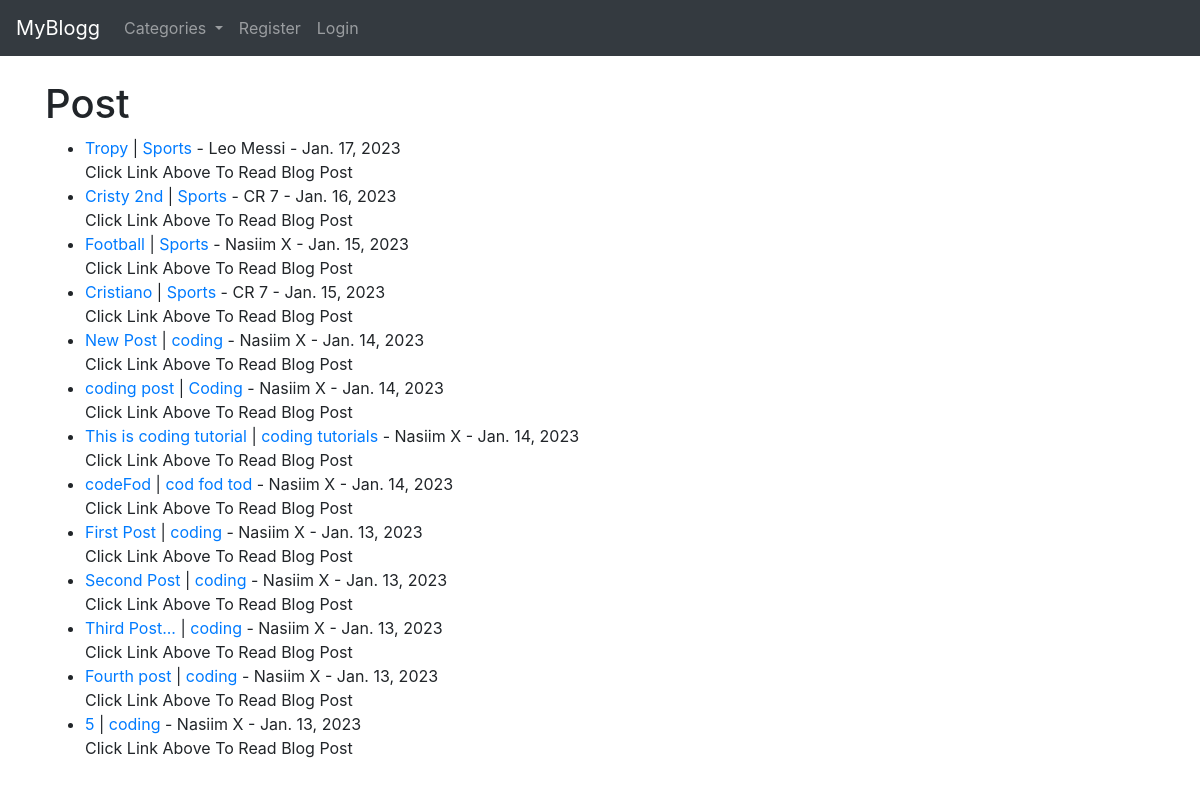
The page / on the database its author committed.
### theblog/models.py (models this page shows, shortened)
class Post(models.Model):
    title = models.CharField(max_length=255)
    header_image = models.ImageField(null=True, blank=True, upload_to="images/")
    title_tag = models.CharField(max_length=255)
    author = models.ForeignKey(User, on_delete=models.CASCADE)
    body  = RichTextField(blank=True, null=True)
    post_date = models.DateField(auto_now_add=True)
    category = models.CharField(max_length=255, default='coding')
    snippet = models.CharField(max_length=255)
    likes = models.ManyToManyField(User, related_name='blog_post')

### theblog/views.py (the view)
# urls.py: path('', HomeView.as_view(), name="home"),
class HomeView(ListView):
    model = Post
    template_name = 'home.html'
    ordering = ['-post_date']
    def get_context_data(self, *args, **kwarks):
        cat_menu = Category.objects.all()
        context = super(HomeView, self).get_context_data(*args, **kwarks)
        context["cat_menu"] = cat_menu
        return context

### theblog/models.py (called while the page is built)
    def __str__(self):
        return self.name

### theblog/templates/home.html (shortened to what this page needs)
{% extends 'base.html' %}
{% block content %}
<h1>Post</h1>
<ul>
{% for post in object_list %}
    <li><a href="{% url 'article-detail' post.pk %}">{{ post.title }}</a>
        | <a href="{% url 'category' post.category|slugify %}">{{ post.category }}</a>
        - {{ post.author.first_name }} {{ post.author.last_name }} -
        {{ post.post_date }}
    {{ post.snippet }} </li>
{% endfor %}
</ul>
{% endblock %}

### theblog/templates/base.html (shortened to what this page needs)
<!doctype html>
<html lang="en">
  <head>
    <link rel="stylesheet" href="https://cdn.jsdelivr.net/npm/bootstrap@4.6.2/dist/css/bootstrap.min.css">
  </head>
  <body>
    <nav class="navbar navbar-expand-lg navbar-dark bg-dark">
        <a class="navbar-brand" href="{% url 'home' %}">MyBlogg</a>
        <div class="collapse navbar-collapse" id="navbarSupportedContent">
          <ul class="navbar-nav mr-auto">
            {% if cat_menu %}
            <li class="nav-item dropdown">
              <a class="nav-link dropdown-toggle" href="#" role="button" data-toggle="dropdown" aria-expanded="false">
                Categories
              </a>
            </li>
            {% else %}
            <li class="nav-item">
              <a class="nav-link" href="{% url 'category-list' %}">Categories</a>
            </li>
            {% endif %}
            {% if user.is_authenticated %}
              <li class="nav-item">
                <a class="nav-link" href="{% url 'add_post' %}">Add Post</a>
              </li>
              <li class="nav-item">
                <a class="nav-link" href="{% url 'add_category' %}">Add Category</a>
              </li>
              <li class="nav-item">
                <a class="nav-link" href="{% url 'edit_profile' %}">Edit Profile </a>
              </li>
              <li class="nav-item">
                <a class="nav-link" href="{% url 'logout' %}">Logout </a>
              </li>
            {% else %}
              <li class="nav-item">
                <a class="nav-link" href="{% url 'register' %}">Register </a>
              </li>
              <li class="nav-item">
                <a class="nav-link" href="{% url 'login' %}">Login </a>
              </li>
            {% endif %}
          </ul>
        </div>
      </nav>
    <br/>
    <div class="container">
        {% block content %}
        {% endblock %}
    </div>
  </body>
</html>

### rows shown on the page
Post: title "Tropy", category "Sports", author.first_name "Leo", author.last_name "Messi", post_date "Jan. 17, 2023", snippet "Click Link Above To Read Blog Post"
Post: title "Cristy 2nd", category "Sports", author.first_name "CR", author.last_name "7", post_date "Jan. 16, 2023", snippet "Click Link Above To Read Blog Post"
Post: title "Football", category "Sports", author.first_name "Nasiim", author.last_name "X", post_date "Jan. 15, 2023", snippet "Click Link Above To Read Blog Post"
Post: title "Cristiano", category "Sports", author.first_name "CR", author.last_name "7", post_date "Jan. 15, 2023", snippet "Click Link Above To Read Blog Post"
Post: title "New Post", category "coding", author.first_name "Nasiim", author.last_name "X", post_date "Jan. 14, 2023", snippet "Click Link Above To Read Blog Post"
Post: title "coding post", category "Coding", author.first_name "Nasiim", author.last_name "X", post_date "Jan. 14, 2023", snippet "Click Link Above To Read Blog Post"
Post: title "This is coding tutorial", category "coding tutorials", author.first_name "Nasiim", author.last_name "X", post_date "Jan. 14, 2023", snippet "Click Link Above To Read Blog Post"
Post: title "codeFod", category "cod fod tod", author.first_name "Nasiim", author.last_name "X", post_date "Jan. 14, 2023", snippet "Click Link Above To Read Blog Post"
Post: title "First Post", category "coding", author.first_name "Nasiim", author.last_name "X", post_date "Jan. 13, 2023", snippet "Click Link Above To Read Blog Post"
Post: title "Second Post", category "coding", author.first_name "Nasiim", author.last_name "X", post_date "Jan. 13, 2023", snippet "Click Link Above To Read Blog Post"
Post: title "Third Post...", category "coding", author.first_name "Nasiim", author.last_name "X", post_date "Jan. 13, 2023", snippet "Click Link Above To Read Blog Post"
Post: title "Fourth post", category "coding", author.first_name "Nasiim", author.last_name "X", post_date "Jan. 13, 2023", snippet "Click Link Above To Read Blog Post"
Post: title "5", category "coding", author.first_name "Nasiim", author.last_name "X", post_date "Jan. 13, 2023", snippet "Click Link Above To Read Blog Post"
